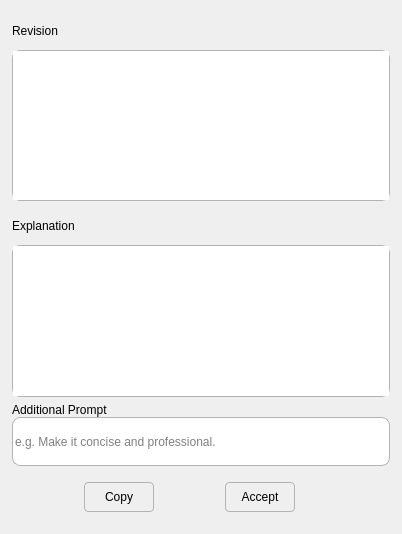
<?xml version="1.0" encoding="UTF-8"?>
<ui version="4.0">
 <class>Reword</class>
 <widget class="QWidget" name="Reword">
  <property name="geometry">
   <rect>
    <x>0</x>
    <y>0</y>
    <width>402</width>
    <height>534</height>
   </rect>
  </property>
  <property name="sizePolicy">
   <sizepolicy hsizetype="Preferred" vsizetype="Preferred">
    <horstretch>0</horstretch>
    <verstretch>0</verstretch>
   </sizepolicy>
  </property>
  <property name="minimumSize">
   <size>
    <width>0</width>
    <height>0</height>
   </size>
  </property>
  <property name="sizeIncrement">
   <size>
    <width>0</width>
    <height>0</height>
   </size>
  </property>
  <property name="windowTitle">
   <string>Reword</string>
  </property>
  <property name="styleSheet">
   <string notr="true"/>
  </property>
  <layout class="QVBoxLayout" name="verticalLayout" stretch="3,3,1,0">
   <property name="spacing">
    <number>-1</number>
   </property>
   <property name="leftMargin">
    <number>12</number>
   </property>
   <property name="topMargin">
    <number>12</number>
   </property>
   <property name="rightMargin">
    <number>12</number>
   </property>
   <property name="bottomMargin">
    <number>12</number>
   </property>
   <item>
    <layout class="QVBoxLayout" name="RevisionLayout" stretch="1,4">
     <property name="spacing">
      <number>0</number>
     </property>
     <item>
      <widget class="QLabel" name="RevisionLabel">
       <property name="text">
        <string>Revision</string>
       </property>
      </widget>
     </item>
     <item>
      <widget class="QTextEdit" name="RevisionText">
       <property name="sizePolicy">
        <sizepolicy hsizetype="Preferred" vsizetype="Ignored">
         <horstretch>0</horstretch>
         <verstretch>0</verstretch>
        </sizepolicy>
       </property>
       <property name="minimumSize">
        <size>
         <width>0</width>
         <height>45</height>
        </size>
       </property>
       <property name="maximumSize">
        <size>
         <width>16777215</width>
         <height>16777215</height>
        </size>
       </property>
       <property name="styleSheet">
        <string notr="true">border: 1px solid rgb(180, 179, 178);
border-radius: 8px;</string>
       </property>
       <property name="sizeAdjustPolicy">
        <enum>QAbstractScrollArea::SizeAdjustPolicy::AdjustIgnored</enum>
       </property>
       <property name="readOnly">
        <bool>true</bool>
       </property>
       <property name="placeholderText">
        <string/>
       </property>
      </widget>
     </item>
    </layout>
   </item>
   <item>
    <layout class="QVBoxLayout" name="ExplanationLayout" stretch="1,4">
     <property name="spacing">
      <number>0</number>
     </property>
     <item>
      <widget class="QLabel" name="ExplanationLabel">
       <property name="text">
        <string>Explanation</string>
       </property>
      </widget>
     </item>
     <item>
      <widget class="QTextEdit" name="ExplanationText">
       <property name="sizePolicy">
        <sizepolicy hsizetype="Preferred" vsizetype="Ignored">
         <horstretch>0</horstretch>
         <verstretch>0</verstretch>
        </sizepolicy>
       </property>
       <property name="minimumSize">
        <size>
         <width>0</width>
         <height>45</height>
        </size>
       </property>
       <property name="maximumSize">
        <size>
         <width>16777215</width>
         <height>16777215</height>
        </size>
       </property>
       <property name="styleSheet">
        <string notr="true">border: 1px solid rgb(180, 179, 178);
border-radius: 8px;</string>
       </property>
       <property name="sizeAdjustPolicy">
        <enum>QAbstractScrollArea::SizeAdjustPolicy::AdjustIgnored</enum>
       </property>
       <property name="readOnly">
        <bool>true</bool>
       </property>
       <property name="placeholderText">
        <string/>
       </property>
      </widget>
     </item>
    </layout>
   </item>
   <item>
    <layout class="QVBoxLayout" name="PromptLayout" stretch="1,4">
     <property name="spacing">
      <number>0</number>
     </property>
     <item>
      <widget class="QLabel" name="PromptLabel">
       <property name="text">
        <string>Additional Prompt</string>
       </property>
      </widget>
     </item>
     <item>
      <widget class="QLineEdit" name="PromptEdit">
       <property name="sizePolicy">
        <sizepolicy hsizetype="Preferred" vsizetype="Ignored">
         <horstretch>0</horstretch>
         <verstretch>0</verstretch>
        </sizepolicy>
       </property>
       <property name="styleSheet">
        <string notr="true">border: 1px solid rgb(180, 179, 178);
border-radius: 8px;</string>
       </property>
       <property name="placeholderText">
        <string>e.g. Make it concise and professional.</string>
       </property>
      </widget>
     </item>
    </layout>
   </item>
   <item>
    <widget class="QFrame" name="horizontalFrame">
     <property name="minimumSize">
      <size>
       <width>0</width>
       <height>50</height>
      </size>
     </property>
     <property name="maximumSize">
      <size>
       <width>16777215</width>
       <height>50</height>
      </size>
     </property>
     <layout class="QHBoxLayout" name="SendLayout">
      <property name="spacing">
       <number>0</number>
      </property>
      <property name="leftMargin">
       <number>0</number>
      </property>
      <property name="topMargin">
       <number>0</number>
      </property>
      <property name="rightMargin">
       <number>0</number>
      </property>
      <property name="bottomMargin">
       <number>0</number>
      </property>
      <item>
       <spacer name="horizontalSpacer">
        <property name="orientation">
         <enum>Qt::Orientation::Horizontal</enum>
        </property>
        <property name="sizeHint" stdset="0">
         <size>
          <width>40</width>
          <height>20</height>
         </size>
        </property>
       </spacer>
      </item>
      <item>
       <widget class="QPushButton" name="Copy">
        <property name="minimumSize">
         <size>
          <width>70</width>
          <height>30</height>
         </size>
        </property>
        <property name="styleSheet">
         <string notr="true">QPushButton {
	text-align:center;
	border: 1px solid rgb(180, 179, 178);
	border-radius: 4px;
}
QPushButton:hover {
}
QPushButton:checked {
}</string>
        </property>
        <property name="text">
         <string>Copy</string>
        </property>
       </widget>
      </item>
      <item>
       <spacer name="horizontalSpacer_2">
        <property name="orientation">
         <enum>Qt::Orientation::Horizontal</enum>
        </property>
        <property name="sizeHint" stdset="0">
         <size>
          <width>40</width>
          <height>20</height>
         </size>
        </property>
       </spacer>
      </item>
      <item>
       <widget class="QPushButton" name="Accept">
        <property name="minimumSize">
         <size>
          <width>70</width>
          <height>30</height>
         </size>
        </property>
        <property name="styleSheet">
         <string notr="true">QPushButton {
	text-align:center;
	border: 1px solid rgb(180, 179, 178);
	border-radius: 4px;
}
QPushButton:hover {
}
QPushButton:checked {
}</string>
        </property>
        <property name="text">
         <string>Accept</string>
        </property>
       </widget>
      </item>
      <item>
       <spacer name="horizontalSpacer_3">
        <property name="orientation">
         <enum>Qt::Orientation::Horizontal</enum>
        </property>
        <property name="sizeHint" stdset="0">
         <size>
          <width>40</width>
          <height>20</height>
         </size>
        </property>
       </spacer>
      </item>
      <item>
       <widget class="QToolButton" name="Send">
        <property name="sizePolicy">
         <sizepolicy hsizetype="Preferred" vsizetype="Preferred">
          <horstretch>0</horstretch>
          <verstretch>0</verstretch>
         </sizepolicy>
        </property>
        <property name="minimumSize">
         <size>
          <width>0</width>
          <height>0</height>
         </size>
        </property>
        <property name="maximumSize">
         <size>
          <width>16777215</width>
          <height>20</height>
         </size>
        </property>
        <property name="styleSheet">
         <string notr="true">QToolButton {
	padding: 2px;
	border-radius: 2px;
	border: none;
	background-color: transparent;	
}
QToolButton:hover {
	padding: 2px;
	border-radius: 2px;
	border: none;
	background-color: palette(light);
}</string>
        </property>
        <property name="text">
         <string/>
        </property>
        <property name="icon">
         <iconset resource="../../assets/ToolWindow.qrc">
          <normaloff>:/assets/send.png</normaloff>:/assets/send.png</iconset>
        </property>
        <property name="iconSize">
         <size>
          <width>16</width>
          <height>16</height>
         </size>
        </property>
       </widget>
      </item>
     </layout>
    </widget>
   </item>
  </layout>
 </widget>
 <resources>
  <include location="../../assets/ToolWindow.qrc"/>
 </resources>
 <connections/>
</ui>
